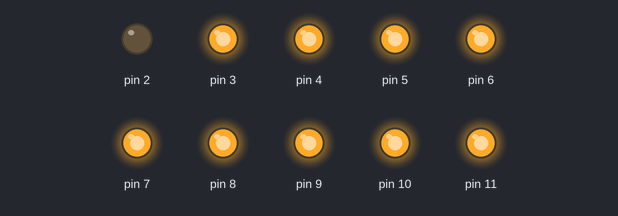
The sketch below on a simulated Arduino Uno, built with avr-gcc and run on an emulated ATmega328P. On the bench: output pins drawn as LEDs (lit = HIGH).

Above: at 0.05 s.
At 0.45 s:
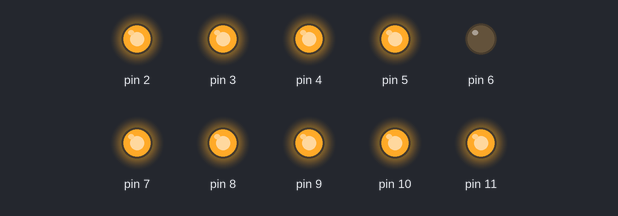
At 0.85 s:
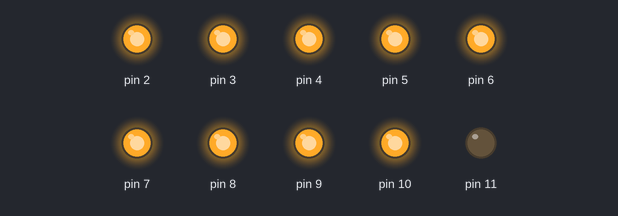
At 1.75 s:
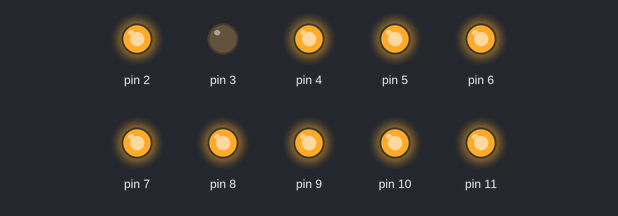
At 2.65 s:
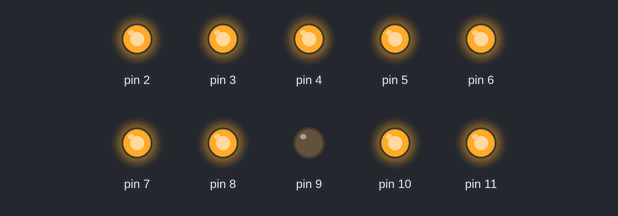
At 3.55 s:
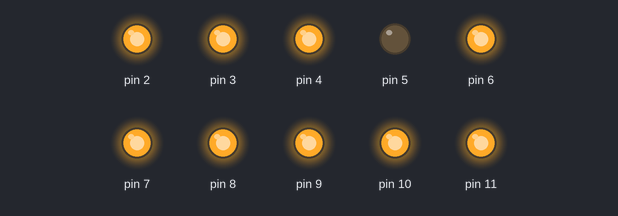
Timing chart, 0 to 3.9 s (numbered marks = the images above):
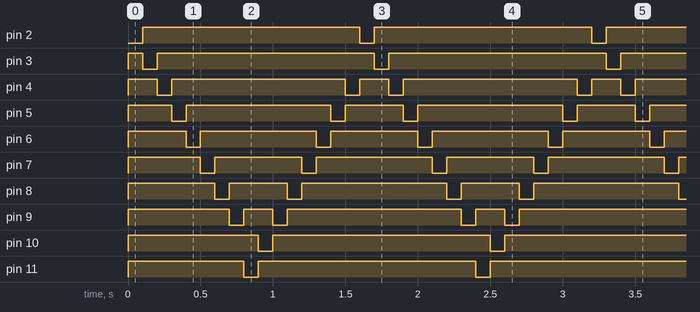

The sketch:

KnightRider_Inverse.ino
```cpp
void setup() {
  // put your setup code here, to run once:
  pinMode(2,OUTPUT);
  pinMode(3,OUTPUT);
  pinMode(4,OUTPUT);
  pinMode(5,OUTPUT);
  pinMode(6,OUTPUT);
  pinMode(7,OUTPUT);
  pinMode(8,OUTPUT);
  pinMode(9,OUTPUT);
  pinMode(10,OUTPUT);
  pinMode(11,OUTPUT);
  for(int i = 2;i<12;i++){
    digitalWrite(i,HIGH);
  }
}
int d=100;
void loop() {
  // put your main code here, to run repeatedly:

   digitalWrite(2,0);
  for(int i = 2;i<10;i++){
    digitalWrite(i,LOW);
    delay(d);
    digitalWrite(i,HIGH);
  }
  for(int i = 11;i>3;i--){
    digitalWrite(i,LOW);
    delay(d);
    digitalWrite(i,HIGH);
  }
}
```

Measured:
- by itself, pin 2, pin 3, pin 10, pin 11: alternates HIGH for 1.5 s and LOW for 0.10 s
- by itself, pin 4: repeats every 1.6 s: HIGH 1.2 s, LOW 0.10 s, HIGH 0.20 s, LOW 0.10 s
- by itself, pin 5: repeats every 1.6 s: HIGH 1.0 s, LOW 0.10 s, HIGH 0.40 s, LOW 0.10 s
- by itself, pin 6: repeats every 1.6 s: HIGH 0.80 s, LOW 0.10 s, HIGH 0.60 s, LOW 0.10 s
- by itself, pin 7: repeats every 1.6 s: HIGH 0.60 s, LOW 0.10 s, HIGH 0.80 s, LOW 0.10 s
- by itself, pin 8: repeats every 1.6 s: HIGH 0.40 s, LOW 0.10 s, HIGH 1.0 s, LOW 0.10 s
- by itself, pin 9: repeats every 1.6 s: HIGH 0.20 s, LOW 0.10 s, HIGH 1.2 s, LOW 0.10 s
